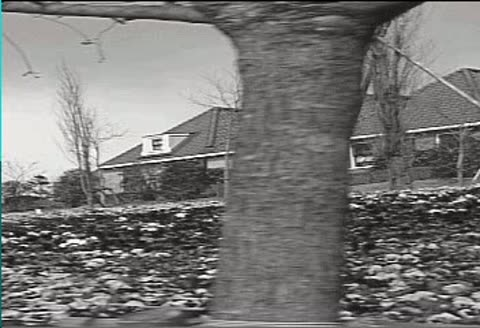
#> input picture data/anim-11-motion-a-f0.jpg, 480 x 328 px, found by its file name
$ jupyter execute --allow-errors vie_sec12_coding.ipynb
#> lines starting #> are read from the running program, lines starting #| are printed output that depends on the picture
### code/python/vie.py
"""「画像情報工学」Python ノートブック用の共通ヘルパー．

MATLAB 版の +vie パッケージ（code/matlab/+vie）のうち，データの取得にあたる部分に対応する．
画像処理そのものは各ノートブックで scikit-image，SciPy，NumPy などを使って書く．
Google Colab では，各ノートブックの最初のセルがこのファイルを GitHub から取得する．

    import vie
    X = vie.msipimg(5, 256, "gray")   # 参考資料のサンプル画像（石像の顔）

import したときに日本語フォントと図の配色を設定する（vie.setup）．

Copyright (c) Shogo MURAMATSU, 2026
All rights reserved.
"""
from __future__ import annotations

import os
import urllib.request
from pathlib import Path

import numpy as np

REPO_RAW = "https://raw.githubusercontent.com/msiplab/VieWork/master/"
MSIPWORKM_RAW = "https://raw.githubusercontent.com/msiplab/MsipWorkM/master/"
KODAK_URL = "https://www.r0k.us/graphics/kodak/kodak/"

# 図の配色（スライドと同じロゴの 3 色と灰色）
CMAIN = (0 / 255, 136 / 255, 85 / 255)    # メイン（緑）#008855
CCOOL = (46 / 255, 117 / 255, 182 / 255)  # 寒色系（青）#2E75B6
CWARM = (197 / 255, 90 / 255, 17 / 255)   # 暖色系（橙）#C55A11
CGRAY = (0.6, 0.6, 0.6)                   # 補助線（灰）

_FONT_URL = "https://github.com/google/fonts/raw/main/ofl/bizudgothic/BIZUDGothic-Regular.ttf"


# [18 lines left out: functions datfolder, datafile, not called in this run]


def setup() -> None:
    """日本語を表示できるフォントと図の既定値を matplotlib に設定する．"""
    import matplotlib as mpl
    from matplotlib import font_manager

    names = {f.name for f in font_manager.fontManager.ttflist}
    for cand in ("BIZ UDGothic", "BIZ UDPGothic", "Noto Sans CJK JP", "Noto Sans JP",
                 "IPAexGothic", "Yu Gothic", "Meiryo", "MS Gothic", "Hiragino Sans"):
        if cand in names:
            family = cand
            break
    else:
        # Colab などで日本語フォントが無いときは BIZ UDGothic（スライドと同じ書体）を取得する
        path = datfolder() / "BIZUDGothic-Regular.ttf"
        if not path.exists():
            urllib.request.urlretrieve(_FONT_URL, path)
        font_manager.fontManager.addfont(str(path))
        family = font_manager.FontProperties(fname=str(path)).get_name()
    mpl.rcParams["font.family"] = family
    # ヒンティングの方式によっては，BIZ UDGothic の 9 pt でマイナス記号が消えるので，自動ヒンティングにする
    mpl.rcParams["text.hinting"] = "force_autohint"
    mpl.rcParams["axes.unicode_minus"] = False
    mpl.rcParams["mathtext.fontset"] = "cm"
    mpl.rcParams["figure.dpi"] = 100
    mpl.rcParams["axes.prop_cycle"] = mpl.cycler(color=[CMAIN, CCOOL, CWARM, CGRAY])


# [43 lines left out: functions msipimg, kodim, not called in this run]


if os.environ.get("VIE_NO_SETUP") is None:
    try:
        setup()
    except Exception:  # フォントの取得に失敗しても計算は続けられるようにする
        pass

### code/python/vie_sec12_coding.ipynb
<a href="https://colab.research.google.com/github/msiplab/VieWork/blob/master/code/python/vie_sec12_coding.ipynb" target="_parent"></a> <a href="https://matlab.mathworks.com/open/github/v1?repo=msiplab/VieWork&file=code/matlab/vie_sec12_coding.m&project=VieWork.prj" target="_parent"></a>

# 第12回 画像・映像符号化
村松正吾　「画像情報工学」

動作確認：Python 3.12（Google Colab），NumPy，SciPy，scikit-image，Matplotlib

MATLAB のライブスクリプト `code/matlab/vie_sec12_coding.m` を Python に移植したもの。第12回のスライド（vie2026-12）で使う図と数値を計算する。データ量とビットレート，ハフマン符号化，線形 PCM（線形再量子化），PSNR，予測符号化（DPCM），動き補償予測（ブロックマッチング），色差サブサンプリング，変換符号化（符号化利得，JPEG の量子化テーブル），ジグザグスキャンを扱う。

スライドの図と数値は MATLAB 版で作っている。新潟大学の学生は[大学の包括ライセンス](https://jp.mathworks.com/academia/tah-portal/niigata-university-31576302.html)で MATLAB を使えるので，MATLAB 版もぜひ動かしてほしい。上の「Open in MATLAB Online」のボタンを押すと，ブラウザだけで MATLAB Online が開き，VieWork が自分の MATLAB Drive に複製されて，このノートブックに対応するライブスクリプトが開く（インストールは不要）。さらに [MATLAB Connector](https://jp.mathworks.com/products/matlab-drive.html) を手元の PC に入れると，MATLAB Drive のファイルが PC のフォルダと自動で同期されるので，MATLAB Online で作業したファイルを手元の MATLAB でもそのまま開ける。

記号は教科書（村松正吾『多次元信号・画像処理の基礎と展開』7.3 節）に合わせる。量子化ステップ $Q$，量子化インデックス（シンボル） $\check{y}$，復号値 $\check{x}$，予測 $\hat{x}$，予測誤差 $d$，動きベクトル $\boldsymbol{m}=(m_\mathrm{v}\ m_\mathrm{h})^\top$。

画像処理には scikit-image，SciPy，NumPy を使う。教科書の例題の数値はスライドと一致することを `assert` で確かめている。画像から計算する値は，ライブラリの実装が MATLAB と異なるため，スライドの値とわずかに異なることがある。

## 準備
共通ヘルパー `vie.py`（サンプル画像の取得，日本語フォントと配色の設定）を読み込む。Colab では GitHub から取得する。

[cell 1]
import importlib
import os
import sys
import urllib.request

# Colab では毎回 GitHub から最新の vie.py を取得する（VieWork を clone した場合は同じフォルダの vie.py を使う）
if "google.colab" in sys.modules or not os.path.exists("vie.py"):
    urllib.request.urlretrieve(
        "https://raw.githubusercontent.com/msiplab/VieWork/master/code/python/vie.py", "vie.py")

from fractions import Fraction

import numpy as np
import matplotlib.pyplot as plt
from matplotlib.colors import ListedColormap
from scipy import fft, linalg
from skimage import io
from skimage.metrics import peak_signal_noise_ratio as psnr   # psnr(参照画像, 評価する画像, data_range=ピーク値)
from skimage.transform import rescale
from skimage.util import img_as_float
import vie

vie = importlib.reload(vie)   # 取得し直した vie.py を読み込み直す

# 図の配色はスライドと揃え，ロゴの 3 色（メインの緑，寒色系の青，暖色系の橙）と灰色を使う
cmain, ccool, cwarm, cgray = vie.CMAIN, vie.CCOOL, vie.CWARM, vie.CGRAY


def show(ax, X, title=None):
    """画像を軸なし・縦横比 1 で表示する（グレースケールは 0 を黒，最大値（255 か 1）を白）．"""
    vmax = 255 if X.dtype == np.uint8 else 1
    ax.imshow(X, cmap="gray", vmin=0, vmax=vmax, interpolation="nearest")
    ax.set_axis_off()
    if title is not None:
        ax.set_title(title)

写真は教科書のサンプル画像 msipimg05（石像の顔，アンコール）をグレースケールにし，$256\times256$ 画素に縮小して使う。空のなめらかな階調に PCM の擬似輪郭や DCT のブロックひずみがはっきり現れ，石像の細かな模様は動き補償のブロックマッチングの手がかりになる。

#> (a cell that did not finish here is left out)

N1, N2 = X8.shape

図の軸ラベルの記号も教科書の組版（$x[\boldsymbol{n}]$ の添え字ベクトルは太字イタリック）に合わせる。

[cell 3]
lbX = r"$x[\boldsymbol{n}]$"
#> lbX = '$x[\\boldsymbol{n}]$'
lbY = r"$\check{y}[\boldsymbol{n}]$"
lbQ = r"$Q$"

## データ量とビットレート（教科書の例題「動画像のビットレート」）
画素数 $N_1\times N_2=4320\times 7680$，フレーム間隔 $\Delta_\mathrm{t}=1/60$ s，一配列要素当たり $\beta=8$ bits の RGB カラー動画像。1 フレーム当たりのビット数は $B=3\beta N_1N_2$，ビットレートは $R=B(\Delta_\mathrm{t})^{-1}$ である。

[cell 4]
Nv, Nh, fps, betaBits = 4320, 7680, 60, 8   # fps = (Δt)^{-1}
B = 3 * betaBits * Nv * Nh                  # bits/frame
R = B * fps                                 # bps
print(f"B = {B} bits/frame，R = {R} bps ≃ {R / 1e9:.0f} Gbps")
assert B == 796262400 and R == 47775744000  # 教科書の解答と一致

## JPEG 符号化の圧縮率（教科書の例「JPEG符号化」）
$96\times 96$ 画素，8 bit のグレースケール画像（教科書 図 1.3 (a)）のデータ量と，JPEG で符号化したファイルのデータ量 1066 bytes（教科書の値）から，1 画素当たりのビット数を求める。

[cell 5]
B0 = 96 * 96 * 8 // 8                       # 原画像のデータ量 [bytes]
B1 = 1066                                   # JPEG ファイルのデータ量 [bytes]（教科書の値）
bpp = 8 * B1 / (96 * 96)                    # [bits/pixel]
print(f"B0 = {B0} bytes，{bpp:.2f} bits/pixel")
assert B1 / B0 < 1 / 8                      # 1/8 以下に削減

## ハフマン符号化（教科書の例題「ハフマン符号化」）
シンボル $\check{y}\in\{0,1,2,3\}$ の出現確率 $P[\check{y}]=(0.6,0.25,0.1,0.05)$ から，確率の小さい 2 つを順に併合してハフマンツリーを作り，符号語 $B_{\check{y}}$ を決める（関数 `huffmancode`）。併合のたびに，確率の大きい枝に 0，小さい枝に 1 を割り当てる。

[cell 6]
def huffmancode(p):
    """出現確率 p からハフマン符号の符号語（文字列のリスト）を作る．

    確率の小さい 2 つのノードを併合することを繰り返す．併合のたびに，
    確率の大きい方の枝に 0，小さい方の枝に 1 を符号語の先頭に付け加える．
    """
    code = [""] * len(p)
    nodes = [[k] for k in range(len(p))]       # 各ノードに含まれるシンボル
    prob = list(p)
    while len(prob) > 1:
        idx = sorted(range(len(prob)), key=lambda i: -prob[i])   # 降順（同じ値は元の順）
        prob = [prob[i] for i in idx]
        nodes = [nodes[i] for i in idx]
        hi, lo = nodes[-2], nodes[-1]          # 確率の小さい 2 つ
        for s in hi:
            code[s] = "0" + code[s]
        for s in lo:
            code[s] = "1" + code[s]
        nodes = nodes[:-2] + [hi + lo]
        prob = prob[:-2] + [prob[-2] + prob[-1]]
    return code


p = np.array([0.6, 0.25, 0.1, 0.05])
code = huffmancode(p)
print("符号語:", code)
assert code == ["0", "10", "110", "111"]     # 教科書 図 7.11 (a) の符号語と一致
binrep = [format(k, "02b") for k in range(4)]   # 2 bit 固定長の 2 進数表現
for k in range(len(p)):
    print(f"{k}  {binrep[k]}  {p[k]:.2f}  {code[k]}")

平均符号長 $\ell=\sum_{\check{y}}P[\check{y}]\ell_{\check{y}}$（$\ell_{\check{y}}$：符号語の語長）と，エントロピー $H=-\sum_{\check{y}}P[\check{y}]\log_2P[\check{y}]$（平均符号長の下限）を求める。

[cell 7]
lens = np.array([len(c) for c in code])
Lavg = np.sum(p * lens)                      # 平均符号長
H = -np.sum(p * np.log2(p))                  # エントロピー
print("ℓ =", " + ".join(f"{pk:g}×{lk}" for pk, lk in zip(p, lens)), f"= {Lavg:.2f}")
print(f"H = {H:.2f}")
assert abs(Lavg - 1.55) < 1e-12              # 教科書の解答と一致

シンボル列を 2 進数（2 bit 固定長）とハフマン符号語で表し，ビット数を比べる。ハフマン符号は語頭符号（どの符号語も他の符号語の頭にならない）なので，区切りがなくても一意に復号できる。

[cell 8]
def prefixdecode(bits, code):
    """語頭符号のビット列 bits を先頭から読み，符号語 code に一致したらシンボルを出力する．"""
#> called with bits = '0111100000010110100001010000110'
    seq, buf = [], ""
    for b in bits:
        buf += b
        if buf in code:
            seq.append(code.index(buf))
            buf = ""
    return seq


seq = [0, 3, 1, 0, 0, 0, 0, 0, 1, 2, 1, 0, 0, 0, 1, 1, 0, 0, 0, 2]
sBin = "".join(binrep[s] for s in seq)
sHuff = "".join(code[s] for s in seq)
print("2 進数　:", " ".join(binrep[s] for s in seq))
print("ハフマン:", " ".join(code[s] for s in seq))
nbits = [len(sBin), len(sHuff)]
print("ビット数:", nbits)
assert nbits == [40, 31]                     # 教科書の解答（40 bit と 31 bit）と一致
assert prefixdecode(sHuff, code) == seq      # 区切りなしで復号できる

## 線形再量子化の PSNR（教科書の例題「線形再量子化」）
量子化誤差 $e$ が $[-Q/2,Q/2]$ の一様分布なら，分散は $\sigma_\mathrm{e}^2=Q^2/12$。ピーク値 1 に対する PSNR は $10\log_{10}\sigma_\mathrm{e}^{-2}=10\log_{10}12-20\log_{10}Q$ [dB]。$Q_\alpha=(2^{\alpha}-1)^{-1}$ とすると，1 bit 減らすごとに約 $20\log_{10}2\simeq 6.02$ dB 下がる。

[cell 9]
c12 = 10 * np.log10(12)                      # 10 log10 12 [dB]
d1 = 20 * np.log10(2)                        # 1 bit 当たりの差 [dB]


def psnrTh(a):
    return c12 - 20 * np.log10(1 / (2**a - 1))   # α bit の理論値 [dB]


thPSNR = np.array([psnrTh(4), psnrTh(6)])    # 4 bpp と 6 bpp
dTh = thPSNR[1] - thPSNR[0]                  # = 20 log10(63/15)
print(f"10log10(12) = {c12:.2f} dB，20log10(2) = {d1:.2f} dB")
print(f"理論値：4 bpp {thPSNR[0]:.2f} dB，6 bpp {thPSNR[1]:.2f} dB，差 {dTh:.2f} dB")

一様乱数で仮定を確かめる。$[0,1]$ の一様分布に従う値を四捨五入で再量子化すると，PSNR は理論値にほぼ一致する。教科書 図 7.9 の実画像（34.40 dB，46.79 dB）では，画素値の分布が一様でないため少しずれる。

[cell 10]
rng = np.random.default_rng(0)
u = rng.random(1000000)
al = [4, 6]
simPSNR = np.zeros(2)
for i in range(2):
    Qa = 1 / (2 ** al[i] - 1)
    simPSNR[i] = psnr(u, Qa * np.floor(u / Qa + 0.5), data_range=1)   # 四捨五入で再量子化
print("一様乱数の PSNR:", np.round(simPSNR, 2), "dB")

## 線形 PCM 符号化の処理例（msipimg05）
8 bit の画素値を量子化ステップ $Q$ で $\check{y}[\boldsymbol{n}]=\lfloor x[\boldsymbol{n}]/Q \rfloor$ と量子化し，$\check{x}[\boldsymbol{n}]=Q\,\check{y}[\boldsymbol{n}]+Q/2$ で戻す（区間の中央）。$Q=8$（5 bpp）と $Q=16$（4 bpp）で比べる。

[cell 11]
Qs = [8, 16]
psnrPCM = np.zeros(len(Qs))
Xpcm = []
#> (the rest of this cell did not finish here and is left out)

[cell 12]
fig, axs = plt.subplots(1, 3, figsize=(10, 3.6), layout="constrained")
#> (the rest of this cell did not finish here and is left out)

1 bit 減らすと PSNR は約 6 dB 下がる（2 桁に丸めた値の差）。

[cell 13]
dPSNR = np.round(psnrPCM[0], 2) - np.round(psnrPCM[1], 2)
print(f"差 {dPSNR:.2f} dB")

## PSNR の数値例
2 bit（ピーク値 $2^2-1=3$）の $4\times4$ 配列どうしの PSNR。差の二乗のうち零でないものを，行ごとに左から並べて示す。

[cell 14]
Xa = np.array([[0, 1, 1, 0], [1, 2, 3, 1], [1, 3, 2, 1], [0, 1, 1, 0]])
Xb = np.array([[0, 1, 1, 1], [1, 3, 0, 1], [1, 2, 2, 1], [2, 1, 1, 0]])
sq = ((Xa - Xb) ** 2).ravel()                # 行ごとの順に並べる
sq = sq[sq != 0]
mse = np.mean((Xa - Xb) ** 2)
psnrEx = 10 * np.log10(3**2 / mse)
print("差の二乗:", " + ".join(map(str, sq)), f"，N = {Xa.size}")
print(f"MSE = {mse:g}，PSNR = {psnrEx:.2f} dB")
assert list(sq) == [1, 1, 9, 1, 4] and mse == 1 and f"{psnrEx:.2f}" == "9.54"   # スライドの値と一致

## 予測符号化（DPCM）
水平方向の一つ前の復号済み画素から $\hat{x}[n_\mathrm{v},n_\mathrm{h}]=\rho\,\check{x}[n_\mathrm{v},n_\mathrm{h}-1]$（$\rho=0.95$）と予測し，予測誤差 $d=x-\hat{x}$ を $Q=16$ で量子化する（四捨五入）。符号化器の中に局所復号器を持つので，量子化誤差は伝播しない。

各行は独立に処理できるので，全行をまとめて左の列から順に処理する。

[cell 15]
rho, Q = 0.95, 16
#> (the rest of this cell did not finish here and is left out)

[cell 16]
fig, axs = plt.subplots(1, 2, figsize=(7, 3.6), layout="constrained")
#> (the rest of this cell did not finish here and is left out)

## 予測前後のヒストグラムとエントロピー
原画像の画素値，PCM の量子化インデックス，DPCM の量子化インデックスのエントロピー [bits/pixel] を比べる（関数 `entbits`）。DPCM のインデックスは 0 付近に集中するので，エントロピー符号化の効果が大きい。

[cell 17]
# [5 lines left out: function entbits, not called in this run]


#> (the rest of this cell did not finish here and is left out)

[cell 18]
fig, axs = plt.subplots(3, 1, figsize=(6, 5), layout="constrained")
#> (the rest of this cell did not finish here and is left out)

## 動き補償予測の効果（ブロックマッチングによる動き推定）
実際の動画の連続する 2 フレームを使う（スライドの動画 anim-11-motion-a と同じもので，VieWork の data に置いた）。カメラが横に動いているので，内容は水平に動き，手前の木と奥の家では動きの大きさが違う。

前フレームを復号済み参照フレーム $\check{\mathbf{x}}_{m_\mathrm{t}}$ とみなし，現フレーム $\mathbf{x}_{n_\mathrm{t}}$ から探索範囲の余白を除いた $304\times464$ 画素を処理する。

[cell 19]
wY = np.array([0.299, 0.587, 0.114])         # 輝度 Y の重み
Xref = io.imread(vie.datafile("anim-11-motion-a-f0.jpg")).astype(np.float64) @ wY   # 前フレーム（参照フレーム）
Xcur = io.imread(vie.datafile("anim-11-motion-a-f1.jpg")).astype(np.float64) @ wY   # 現フレーム
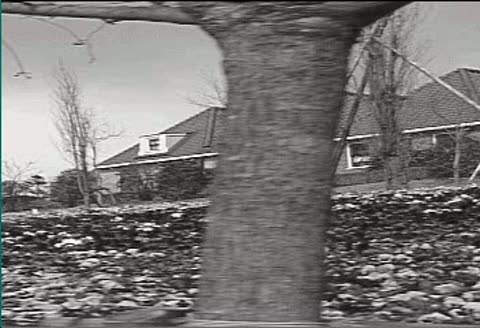
#> input picture data/anim-11-motion-a-f1.jpg, 480 x 328 px, found by its file name
r0, c0 = 8, 8                                # 処理する範囲の左上（周囲に探索範囲の余白 8 画素）
Hf, Wf = 304, 464                            # 処理する範囲の大きさ（16 の倍数）
F0 = Xref[r0:r0 + Hf, c0:c0 + Wf]            # 前フレームの同じ範囲
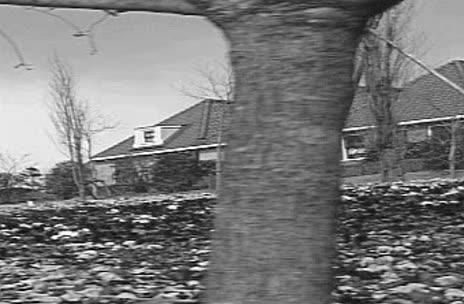
#> F0: shape (304, 464) float64; min 0.299, max 254.8, mean 120.6
F1 = Xcur[r0:r0 + Hf, c0:c0 + Wf]            # 現フレーム
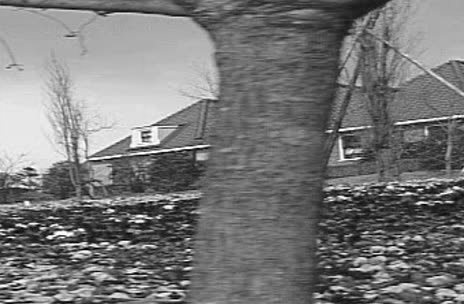
#> F1: shape (304, 464) float64; min 0.299, max 254.8, mean 119.7

$16\times16$ 画素のブロック $b$ ごとに，探索範囲 $\mathcal{N}_\mathrm{w}=\{-8,\ldots,8\}^2$ の全探索で SAD

$$\mathrm{SAD}(\boldsymbol{m};b)=\sum_{\boldsymbol{n}\in\mathcal{N}_b}|x[\boldsymbol{n}]-\check{x}[\boldsymbol{n}+\boldsymbol{m}]|$$

を最小にする $\hat{\boldsymbol{m}}_b$ を求め，参照フレームの $\boldsymbol{n}+\hat{\boldsymbol{m}}_b$ の画素で予測する（動き補償）。ずらし量 $\boldsymbol{m}$ ごとに全ブロックの SAD をまとめて計算する。

[cell 20]
Bs, w = 16, 8
nbv, nbh = Hf // Bs, Wf // Bs
sadmaps = np.zeros((2 * w + 1, 2 * w + 1, nbv, nbh))   # [m_v + w, m_h + w, ブロック]
for mv in range(-w, w + 1):
    for mh in range(-w, w + 1):
        ref = Xref[r0 + mv:r0 + mv + Hf, c0 + mh:c0 + mh + Wf]
        sadmaps[mv + w, mh + w] = np.abs(F1 - ref).reshape(nbv, Bs, nbh, Bs).sum(axis=(1, 3))
imin = sadmaps.reshape(-1, nbv, nbh).argmin(axis=0)   # SAD が最小になる m の番号
mhat = np.stack(np.unravel_index(imin, (2 * w + 1, 2 * w + 1)), axis=-1) - w   # ブロックごとの動きベクトル (m_v, m_h)
P = np.zeros((Hf, Wf))                       # 動き補償予測
for bi in range(nbv):
    for bj in range(nbh):
        m = mhat[bi, bj]
        ib, jb = bi * Bs, bj * Bs
        P[ib:ib + Bs, jb:jb + Bs] = Xref[r0 + ib + m[0]:r0 + ib + m[0] + Bs, c0 + jb + m[1]:c0 + jb + m[1] + Bs]
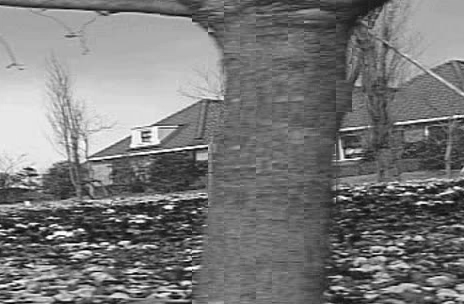
#> P: shape (304, 464) float64; min 0.299, max 254.8, mean 119.8
vals, cnts = np.unique(mhat[:, :, 1], return_counts=True)   # 水平成分の分布（手前と奥で違う）
#> vals = 17 values from -8 to 8; cnts = 17 values, max 150 at index 16, min 2 at index 1, mean 32.41
print("m_h :", vals)
#| m_h : [-8 -7 -6 -5 -4 -3 -2 -1  0  1  2  3  4  5  6  7  8]
print("個数:", cnts)
#| 個数: [ 21   2   3   4   5   4   2   8  25   6   5 115  85  37  31  48 150]

単純なフレーム差分と，動き補償後の予測誤差の分散を比べる。

[cell 21]
dNoMC = F1 - F0                              # フレーム差分
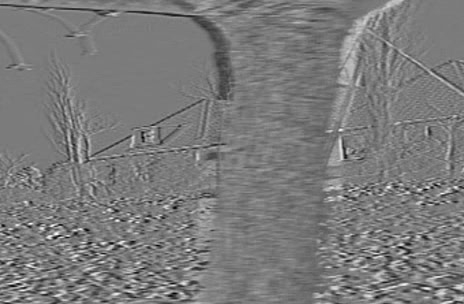
#> dNoMC: shape (304, 464) float64; min -221, max 235, mean -0.9; drawn with min black and max white
dMC = F1 - P                                 # 動き補償後の予測誤差
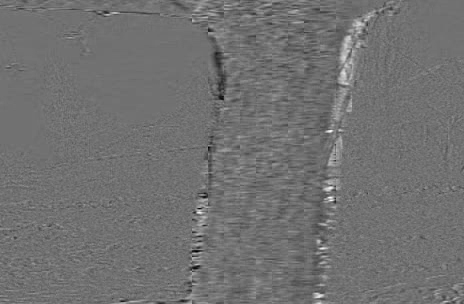
#> dMC: shape (304, 464) float64; min -137, max 171, mean 0; drawn with min black and max white
varMC = [np.var(dNoMC, ddof=1), np.var(dMC, ddof=1)]
#> varMC = [1329.9, 192.5]
print(f"分散：フレーム差分 {varMC[0]:.0f}，動き補償後 {varMC[1]:.0f}")
#| 分散：フレーム差分 1330，動き補償後 193
#> (the rest of the program and of its run is left out)
